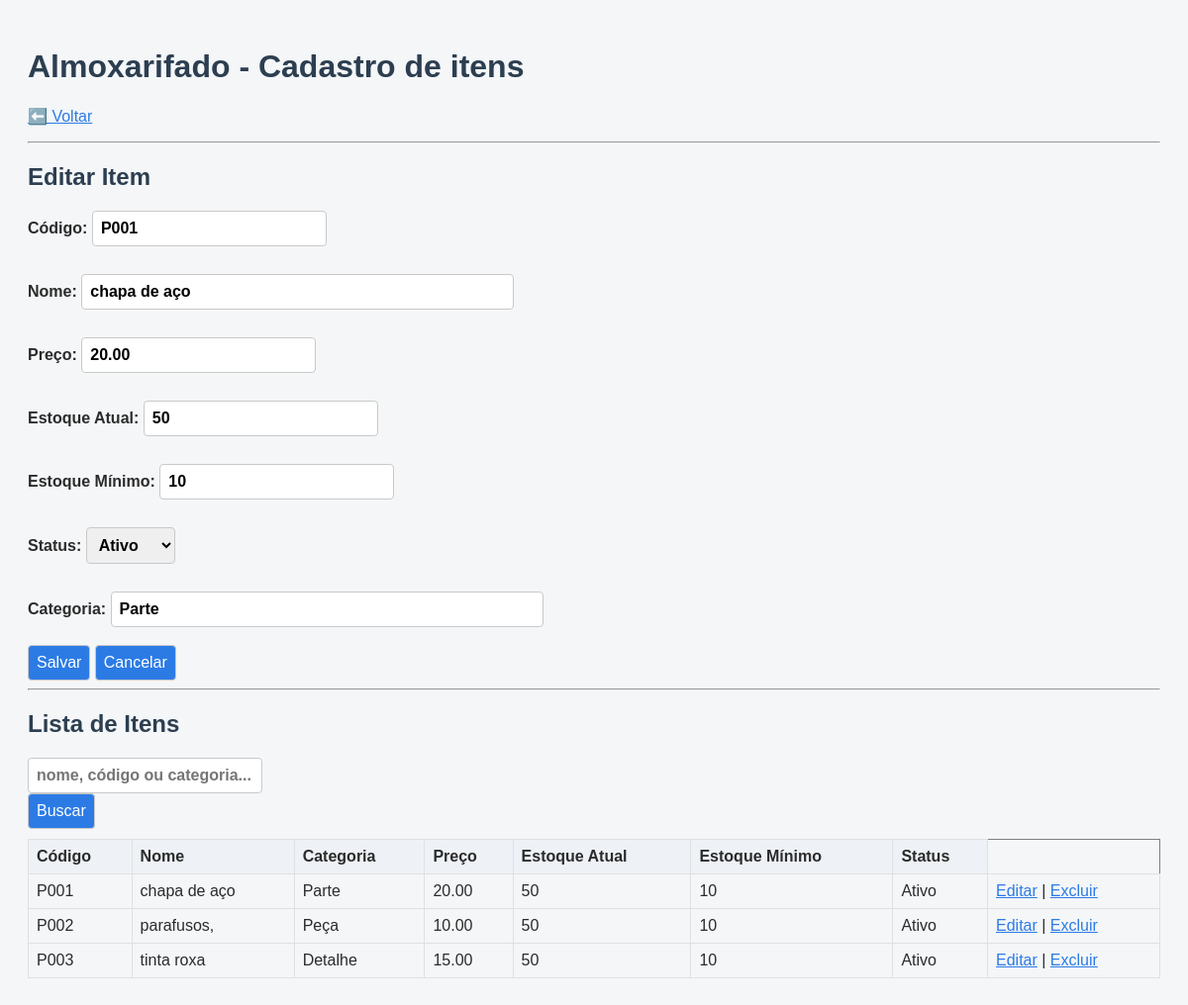
The page /produtos.php?editar=1 (signed in) on the database its author committed.
### tables this page shows
CREATE TABLE IF NOT EXISTS `estoque` (
  `id` INT NOT NULL AUTO_INCREMENT,
  `codigo` VARCHAR(45) NOT NULL,
  `nome` VARCHAR(45) NOT NULL,
  `preco` DECIMAL(10,2) NOT NULL,
  `estoque_atual` INT NOT NULL DEFAULT 0,
  `estoque_minimo` INT NOT NULL,
  `categoria` VARCHAR(45) NOT NULL,
  `ativo` TINYINT(1) NOT NULL DEFAULT 1,
  PRIMARY KEY (`id`));

### produtos.php (the view, shortened to what this page needs)
<?php
require_once 'config.php';
$produtoEditar = null;
if (isset($_GET['editar'])) {
    $stmt = $conn->prepare("SELECT * FROM estoque WHERE id = ?");
    $stmt->execute([$_GET['editar']]);
    $produtoEditar = $stmt->fetch();
}
$busca = trim($_GET['busca'] ?? '');
$sql = "SELECT * FROM estoque WHERE ativo = 1".
($busca ? " AND (nome LIKE :b OR codigo LIKE :b OR categoria LIKE :b)" : "").
" ORDER BY nome";
$stmt = $conn->prepare($sql);
$stmt->execute($busca ? ['b' => "%$busca%"] : []);
$estoque = $stmt->fetchAll();
?>
<!DOCTYPE html>
<html lang="pt-br">
<head>
    <link rel="stylesheet" href="estilo.css">
</head>
<body>
    <h1>Almoxarifado - Cadastro de itens</h1>
    <p><a href="index.php">⬅️ Voltar</a></p>
    <hr>
    <h2><?= $produtoEditar ? 'Editar ' : 'Novo ' ?>Item</h2>
    <form method="post">
        <label> Código:
            <input type="text" name="codigo" value="<?= htmlspecialchars($produtoEditar['codigo'] ?? '') ?>" required>
        </label><br>
        <label> Nome:
            <input type="text" name="nome" value="<?= htmlspecialchars($produtoEditar['nome'] ?? '') ?>" size="40" required>
        </label><br>
        <label> Preço:
            <input type="number" name="preco" step="0.01" value="<?= htmlspecialchars($produtoEditar['preco'] ?? '') ?>" required>
        </label><br>
        <label> Estoque Atual:
            <input type="number" min="0" name="estoque_atual" value="<?= htmlspecialchars($produtoEditar['estoque_atual'] ?? 0) ?>" required>
        </label><br>
        <label> Estoque Mínimo:
            <input type="number" min="0" name="estoque_minimo" value="<?= htmlspecialchars($produtoEditar['estoque_minimo'] ?? 0) ?>" required>
        </label><br>
        <label> Status:
            <select name="ativo">
                <option value="1" <?= ($produtoEditar['ativo'] ?? 1) == 1 ? 'selected' : '' ?>>Ativo</option>
            </select>
        </label><br>
        <label> Categoria:
            <input type="text" name="categoria" size="40" value="<?= htmlspecialchars($produtoEditar['categoria'] ?? '') ?>">
        </label><br>
        <button type="submit">Salvar</button>
        <?php if ($produtoEditar): ?><a href="produtos.php"><button type="button">Cancelar</button></a><?php endif; ?>
    </form>
    <hr>
    <h2>Lista de Itens</h2>
    <form method="get">
        <label>
            <input type="text" name="busca" value="<?= htmlspecialchars($busca) ?>" placeholder="nome, código ou categoria...">
        </label>
        <button type="submit">Buscar</button>
    </form>
    <?php if($estoque): ?>
        <table border="1" cellpadding="5" cellspacing="0">
            <tr>
                <th>Código</th>
                <th>Nome</th>
                <th>Categoria</th>
                <th>Preço</th>
                <th>Estoque Atual</th>
                <th>Estoque Mínimo</th>
                <th>Status</th>
            </tr>
            <?php foreach($estoque as $p): ?>
                <tr>
                    <td><?= htmlspecialchars($p['codigo'] ?? '') ?></td>
                    <td><?= htmlspecialchars($p['nome'] ?? '') ?></td>
                    <td><?= htmlspecialchars($p['categoria'] ?? '') ?></td>
                    <td><?= htmlspecialchars($p['preco'] ?? '') ?></td>
                    <td><?= $p['estoque_atual'] ?? 0 ?></td>
                    <td><?= $p['estoque_minimo'] ?? 0 ?></td>
                    <td><?= ($p['ativo'] ?? 1) == 1 ? 'Ativo' : 'Inativo' ?></td>
                    <td>
                        <a href="produtos.php?editar=<?= $p['id'] ?>">Editar</a> |
                        <a href="produtos.php?excluir=<?= $p['id'] ?>" onclick="return confirm('Deseja excluir?')">Excluir</a>
                    </td>
                </tr>
            <?php endforeach; ?>
        </table>
    <?php else: ?>
        <p>Nada no estoque.</p>
    <?php endif; ?>
</body>
</html>

### estilo.css (style rules this page uses)
body { font-family: Arial, Helvetica, sans-serif; background-color: #f4f6f8; color: #2b2b2b; padding: 20px; }
h1, h2 { color: #2c3e50; }
label { display: block; font-weight: bold; margin-top: 10px; }
input, select, textarea, button { font: inherit; padding: 8px; border-radius: 4px; border: 1px solid #c9c9c9; }
button { background-color: #2c7be5; color: #ffffff; cursor: pointer; }
a { color: #2c7be5; }
table { width: 100%; border-collapse: collapse; margin-top: 10px; }
th, td { padding: 8px; border: 1px solid #e0e0e0; text-align: left; }
th { background-color: #eef2f7; }

### rows shown on the page
estoque: codigo "P001", nome "chapa de aço", preco "20.00", estoque_atual "50", estoque_minimo "10", ativo "Ativo", categoria "Parte"
estoque: codigo "P002", nome "parafusos,", categoria "Peça", preco "10.00", estoque_atual "50", estoque_minimo "10", ativo "Ativo"
estoque: codigo "P003", nome "tinta roxa", categoria "Detalhe", preco "15.00", estoque_atual "50", estoque_minimo "10", ativo "Ativo"
